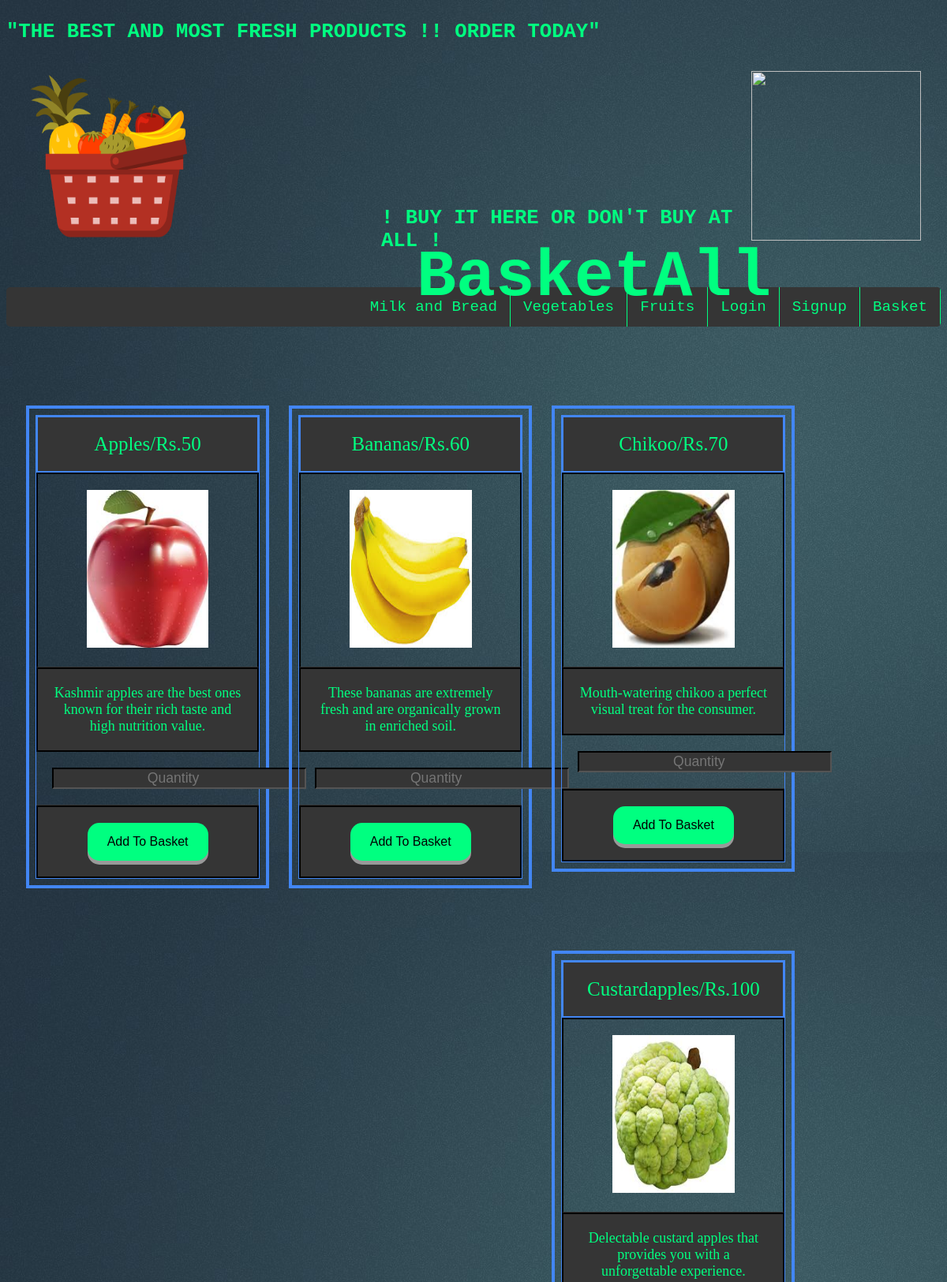
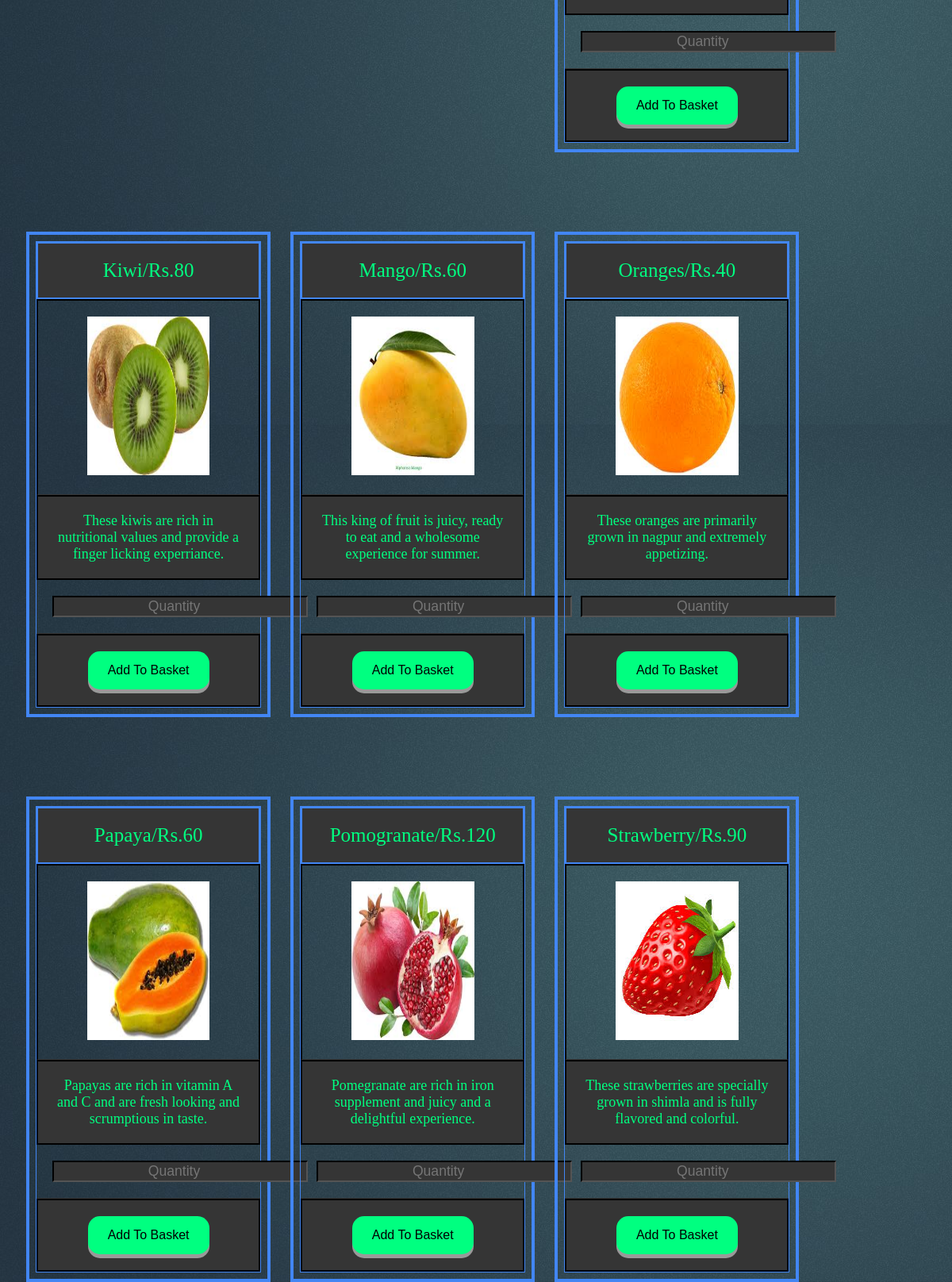
/php/fruits.php, run on the app's committed database (2 pictures, top to bottom).
### tables this page shows
CREATE TABLE IF NOT EXISTS `products` (
  `p_id` int(11) NOT NULL,
  `p_name` varchar(20) NOT NULL,
  `p_type` varchar(10) NOT NULL,
  `p_des` text NOT NULL,
  `p_cost` int(11) NOT NULL,
  `img_name` varchar(20) NOT NULL
);

### php/fruits.php (the view, shortened to what this page needs)
<!DOCTYPE html>
<html>
<head>
    <link rel="stylesheet" type="text/css" href="../css/products.css">
</head>
<body background="../imgs/bck.jpg">
<div class="div2">
    <marquee scrollamount="15" behavior="alternate"><h3 class="mrq"> "THE BEST AND MOST FRESH PRODUCTS !! ORDER TODAY" </h3></marquee>
    <a href="basket.php" style="text-decoration:none"><img class="symbol" src="../imgs/symbol3.png" align="right"></a>
    <a href="../index.php" style="text-decoration:none"><img class="symbol1" src="../imgs/symbol2.png" align="left"></a>
    <a href="../index.php" style="text-decoration:none"><h1 class="heading"> BasketAll </h1></a>
    <h3 class="tag"> ! BUY IT HERE OR DON'T BUY AT ALL !</h3>
    </div>
    <br>
<div class="div1">
    <ul class="ul1">
  <li style="float:right" class="links"><a href="basket.php" class="active"   >Basket</a></li>
  <li style="float:right" class="links"><a href="../html/signup.html" class="active"  >Signup</a></li>
  <?php if(!isset($_SESSION['username'])){echo "<li style='float:right' class='links'><a href='../html/login.html' class='active'>Login</a></li>";}
    else {echo "<li style='float:right' class='links'><a href='logout.php' class='active'>Logout</a></li>";} ?>
  <li style="float:right" class="links"><a href="fruits.php" class="active" >Fruits</a></li>
  <li style="float:right" class="links"><a href="vegetables.php" class="active"  >Vegetables</a></li>
  <li style="float:right" class="links"><a href="mandb.php" class="active" >Milk and Bread</a></li>
</ul>
</div>
<?php
$conn = mysqli_connect('localhost', 'root' , '', 'basketall');
$sql = "select * from products where p_type='fruits' ";
$result = mysqli_query($conn,$sql);
if(mysqli_num_rows($result)>0)
{
  while($row=mysqli_fetch_array($result))
  {
    echo " <div class='columns'>
    <form action='addbasket.php?id=".$row['p_id']."' method='post'>
  <ul class='price'>
    <li class='header'>".$row['p_name']."/Rs.".$row['p_cost']."</li>
  <li class='img'><img src='../imgs/".$row['img_name']."' height = 200px width=65%;></li>
    <li class='grey'>".$row['p_des']."</li>
    <li><input type='number' name='quantity' placeholder='Quantity' class='quantity'></li>
    <li class='grey'><input type='submit' value='Add To Basket' class='button'></li>
  </ul>
  </form>
</div> " ;
  }
}
?>
</body>
</html>

### css/products.css (style rules this page uses)
.ul1 { list-style-type: none; margin: 0; padding: 0; overflow: hidden; background-color:#353535; }
.links { float: left; border-right: 1px solid #00ff80; }
.links a { display: block; color: #00ff80; text-align: center; padding: 14px 16px; text-decoration: none; }
.active { background-color:#353535; color: #00ff80; font-size: 1.2rem; padding: 1.1rem; font-family: Courier New; border-top: 2px #00ff40; border-bottom: 2px #00ff40; }
.div1 { overflow: hidden; -webkit-border-radius: 5px; border-radius: 5px; }
.heading { height: 70px; width: 450px; margin-top: 0px; margin-left: 520px; font-size: 5.2rem; font-family: Courier New; color: #00ff80; padding-top: 3.5rem; }
.symbol { margin-top: 10px; margin-right:25px; width: 215px; height:215px; }
.tag { margin-left: 475px; color: #00ff80; font-family: Courier New; font-size: 1.6rem; }
.mrq { color: #00ff80; font-family: Courier New; font-size: 1.6rem; }
.symbol1 { margin-top: 10px; margin-left: 0px; width: 260px; height:215px; }
.columns { margin-left: 25px; margin-top: 100px; border:4px solid #4286f4; float: left; width: 24%; padding: 8px; }
.price { list-style-type: none; border: 1px solid #4286f4; margin: 0; padding: 0; -webkit-transition: 0.3s; transition: 0.3s; }
.price .header { border:2px solid #4286f4; background-color: #353535; color: #00ff80; font-size: 25px; }
.price li { border-bottom: 1px solid #353535; padding: 20px; text-align: center; }
.price .grey { color: #00ff80; border:2px solid black; background-color: #353535; font-size: 18px; }
.button { display: inline-block; padding: 15px 25px; font-size: 16px; cursor: pointer; text-align: center; text-decoration: none; outline: none; color: black; background-color:#00ff80; border: none; border-radius: 15px; box-shadow: 0 5px #999; }
.img { border:2px solid; }
.quantity { width: 314px; font-size: 1.1rem; text-align: center; background-color: #353535; color: #00ff80; border-color: black; }

### data on the page
products: p_name "Apples", p_cost "50", img_name (picture), p_des "Kashmir apples are the best ones known for their rich taste and high nutrition value."
products: p_name "Bananas", p_cost "60", img_name (picture), p_des "These bananas are extremely fresh and are organically grown in enriched soil."
products: p_name "Chikoo", p_cost "70", img_name (picture), p_des "Mouth-watering chikoo a perfect visual treat for the consumer."
products: p_name "Custardapples", p_cost "100", img_name (picture), p_des "Delectable custard apples that provides you with a unforgettable experience."
products: p_name "Kiwi", p_cost "80", img_name (picture), p_des "These kiwis are rich in nutritional values and provide a finger licking experriance."
products: p_name "Mango", p_cost "60", img_name (picture), p_des "This king of fruit is juicy, ready to eat and a wholesome experience for summer."
products: p_name "Oranges", p_cost "40", img_name (picture), p_des "These oranges are primarily grown in nagpur and extremely appetizing."
products: p_name "Papaya", p_cost "60", img_name (picture), p_des "Papayas are rich in vitamin A and C and are fresh looking and scrumptious in taste."
products: p_name "Pomogranate", p_cost "120", img_name (picture), p_des "Pomegranate are rich in iron supplement and juicy and a delightful experience."
products: p_name "Strawberry", p_cost "90", img_name (picture), p_des "These strawberries are specially grown in shimla and is fully flavored and colorful."
